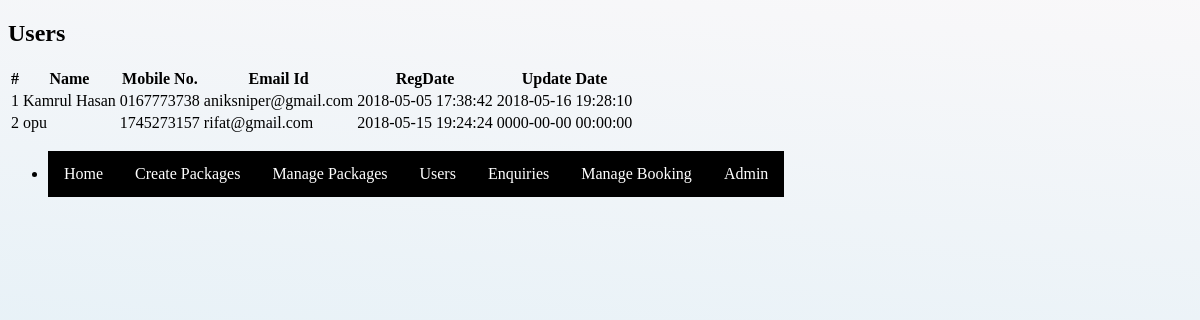
The page /admin/manage-users.php (signed in) on the database its author committed.
### tables this page shows
CREATE TABLE `tblusers` (
  `id` int(11) NOT NULL,
  `FullName` varchar(100) NOT NULL,
  `MobileNumber` char(10) NOT NULL,
  `EmailId` varchar(70) NOT NULL,
  `Password` varchar(100) NOT NULL,
  `RegDate` timestamp NOT NULL DEFAULT CURRENT_TIMESTAMP,
  `UpdationDate` timestamp NOT NULL DEFAULT '0000-00-00 00:00:00' ON UPDATE CURRENT_TIMESTAMP
);

### admin/manage-users.php (the view, shortened to what this page needs)
<?php
include('includes/config.php');
if(strlen($_SESSION['alogin'])==0)
	{
header('location:index.php');
}
else{
	?>
<!DOCTYPE HTML>
<html>
<head>
</head>
<body>
   <div class="page-container">
<div class="left-content">
<div >
				<div>
					<div>
					  <h2>Users</h2>
					    <table id="table">
						<thead>
						  <tr>
						  <th>#</th>
							<th>Name</th>
							<th>Mobile No.</th>
							<th>Email Id</th>
							<th>RegDate </th>
							<th>Update Date</th>
						  </tr>
						</thead>
						<tbody>
<?php $sql = "SELECT * from tblusers";
$query = $dbh -> prepare($sql);
$query->execute();
$results=$query->fetchAll(PDO::FETCH_OBJ);
$cnt=1;
if($query->rowCount() > 0)
{
foreach($results as $result)
{				?>
						  <tr>
							<td><?php echo htmlentities($cnt);?></td>
							<td><?php echo htmlentities($result->FullName);?></td>
							<td><?php echo htmlentities($result->MobileNumber);?></td>
							<td><?php echo htmlentities($result->EmailId);?></td>
							<td><?php echo htmlentities($result->RegDate);?></td>
							<td><?php echo htmlentities($result->UpdationDate);?></td>
						  </tr>
						 <?php $cnt=$cnt+1;} }?>
						</tbody>
					  </table>
					</div>
			</div>
</div>
</div>
						<?php include('includes/sidebarmenu.php');?>
</body>
</html>
<?php } ?>

### rows shown on the page
tblusers: FullName "Kamrul Hasan", MobileNumber "0167773738", EmailId "aniksniper@gmail.com", RegDate "2018-05-05 17:38:42", UpdationDate "2018-05-16 19:28:10"
tblusers: FullName "opu", MobileNumber "1745273157", EmailId "rifat@gmail.com", RegDate "2018-05-15 19:24:24", UpdationDate "0000-00-00 00:00:00"
